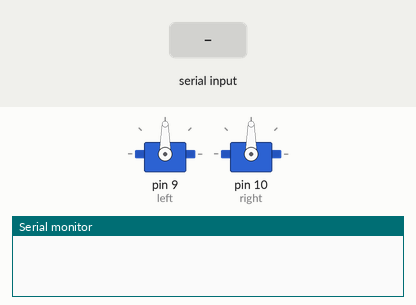
This sketch was run on a simulated Arduino Uno, built with avr-gcc and run on an emulated ATmega328P. Parts: 2 × servo, the last lines printed to the serial monitor. The inputs (shaded band) are chosen by the test bench.

Above: at 1.2 s.
1.3 s: "a" received over Serial
At 1.42 s:
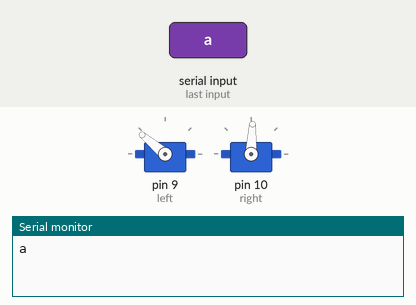
3.0 s: "b" received over Serial
At 3.8 s:
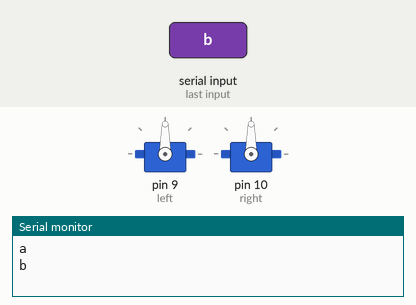
4.5 s: "c" received over Serial
At 4.62 s:
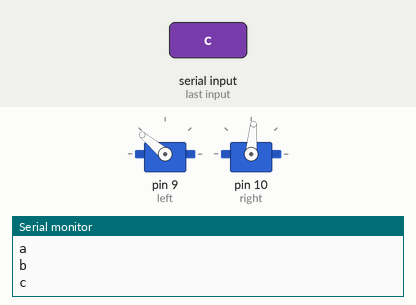
6.0 s: "d" received over Serial
At 7.3 s:
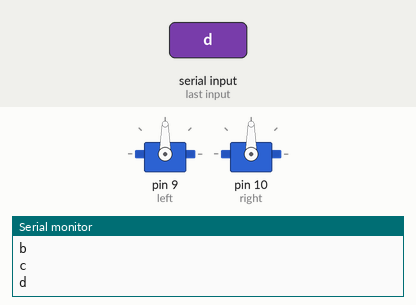
Timing chart, 0 to 8.5 s (numbered marks = the images above; inputs shaded):
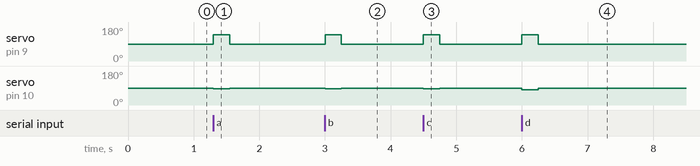

The sketch:

ratiotest.ino
```cpp
#include <Servo.h>

Servo left;
Servo right;
char command;

void setup (){
  left.attach(9);
  right.attach(10);
  Serial.begin(9600);
}

void loop(){
  if (Serial.available())
  {
    command=Serial.read();
    Serial.println(command);

    if (command =='a')
    {
      mode(140,87.5,250);
      mode(90,90,1000);
    }
    else if (command =='b')
    {
      mode(140,86.66,250);
      mode(90,90,1000);
    }
    else if (command=='c')
    {
      mode(140,85,250);
      mode(90,90,1000);
    }
    else if (command=='d')
    {
      mode(140,80,250);
      mode(90,90,1000);
    }

  }

}

void mode(int leftSpeed, int rightSpeed, int time)
{
  left.write(leftSpeed);
  right.write(rightSpeed);
  delay(time);
}
```

Measured:
- after the input at 1.3 s, servo on pin 9 (left): 90° → 140° at once, → 90° 0.25 s later; servo on pin 10 (right): 90° → 87° at once, → 90° 0.25 s later
- after the input at 3.0 s, servo on pin 9 (left): 90° → 140° at once, → 90° 0.25 s later; servo on pin 10 (right): 90° → 86° at once, → 90° 0.25 s later
- after the input at 4.5 s, servo on pin 9 (left): 90° → 140° at once, → 90° 0.25 s later; servo on pin 10 (right): 90° → 85° at once, → 90° 0.25 s later
- after the input at 6.0 s, servo on pin 9 (left): 90° → 140° at once, → 90° 0.25 s later; servo on pin 10 (right): 90° → 80° at once, → 90° 0.25 s later
